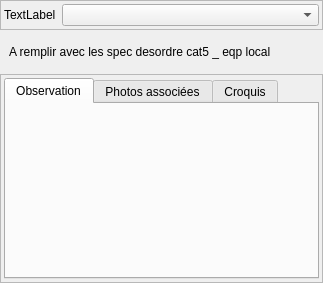
<?xml version="1.0" encoding="UTF-8"?>
<ui version="4.0">
 <class>Form</class>
 <widget class="QWidget" name="Form">
  <property name="geometry">
   <rect>
    <x>0</x>
    <y>0</y>
    <width>323</width>
    <height>283</height>
   </rect>
  </property>
  <property name="windowTitle">
   <string>Form</string>
  </property>
  <layout class="QVBoxLayout" name="verticalLayout_2" stretch="1,1,20">
   <property name="margin">
    <number>0</number>
   </property>
   <item>
    <widget class="QFrame" name="frame_2">
     <property name="frameShape">
      <enum>QFrame::StyledPanel</enum>
     </property>
     <property name="frameShadow">
      <enum>QFrame::Raised</enum>
     </property>
     <layout class="QGridLayout" name="gridLayout_3" columnstretch="1,10">
      <property name="margin">
       <number>3</number>
      </property>
      <item row="0" column="1">
       <widget class="QComboBox" name="comboBox_groupedes"/>
      </item>
      <item row="0" column="0">
       <widget class="QLabel" name="label_2">
        <property name="text">
         <string>TextLabel</string>
        </property>
       </widget>
      </item>
     </layout>
    </widget>
   </item>
   <item>
    <widget class="QStackedWidget" name="stackedWidget">
     <property name="currentIndex">
      <number>4</number>
     </property>
     <widget class="QWidget" name="page">
      <layout class="QHBoxLayout" name="horizontalLayout">
       <item>
        <widget class="QLabel" name="label">
         <property name="text">
          <string>A remplir avec les spec desordre cat1 - infralin</string>
         </property>
        </widget>
       </item>
      </layout>
     </widget>
     <widget class="QWidget" name="page_2">
      <layout class="QHBoxLayout" name="horizontalLayout_2">
       <item>
        <widget class="QLabel" name="label_3">
         <property name="text">
          <string>A remplir avec les spec desordre cat2 _ noeud station</string>
         </property>
        </widget>
       </item>
      </layout>
     </widget>
     <widget class="QWidget" name="page_3">
      <layout class="QGridLayout" name="gridLayout_2">
       <item row="0" column="0">
        <widget class="QLabel" name="label_4">
         <property name="text">
          <string>A remplir avec les spec desordre cat3 _ noeud local</string>
         </property>
        </widget>
       </item>
      </layout>
     </widget>
     <widget class="QWidget" name="page_4">
      <layout class="QGridLayout" name="gridLayout_4">
       <item row="0" column="0">
        <widget class="QLabel" name="label_5">
         <property name="text">
          <string>A remplir avec les spec desordre cat4 _ eqp station</string>
         </property>
        </widget>
       </item>
      </layout>
     </widget>
     <widget class="QWidget" name="page_5">
      <layout class="QGridLayout" name="gridLayout_5">
       <item row="0" column="0">
        <widget class="QLabel" name="label_6">
         <property name="text">
          <string>A remplir avec les spec desordre cat5 _ eqp local</string>
         </property>
        </widget>
       </item>
      </layout>
     </widget>
    </widget>
   </item>
   <item>
    <widget class="QFrame" name="frame">
     <property name="frameShape">
      <enum>QFrame::StyledPanel</enum>
     </property>
     <property name="frameShadow">
      <enum>QFrame::Raised</enum>
     </property>
     <layout class="QVBoxLayout" name="verticalLayout">
      <property name="margin">
       <number>3</number>
      </property>
      <item>
       <widget class="QTabWidget" name="tabWidget">
        <property name="currentIndex">
         <number>0</number>
        </property>
        <widget class="QWidget" name="tab">
         <attribute name="title">
          <string>Observation</string>
         </attribute>
         <layout class="QGridLayout" name="gridLayout" columnstretch="0">
          <property name="margin">
           <number>3</number>
          </property>
         </layout>
        </widget>
        <widget class="QWidget" name="tab_2">
         <attribute name="title">
          <string>Photos associées</string>
         </attribute>
         <layout class="QVBoxLayout" name="verticalLayout_3">
          <property name="margin">
           <number>3</number>
          </property>
         </layout>
        </widget>
        <widget class="QWidget" name="tab_3">
         <attribute name="title">
          <string>Croquis</string>
         </attribute>
         <layout class="QVBoxLayout" name="verticalLayout_4">
          <property name="margin">
           <number>3</number>
          </property>
         </layout>
        </widget>
       </widget>
      </item>
     </layout>
    </widget>
   </item>
  </layout>
 </widget>
 <resources/>
 <connections/>
</ui>
